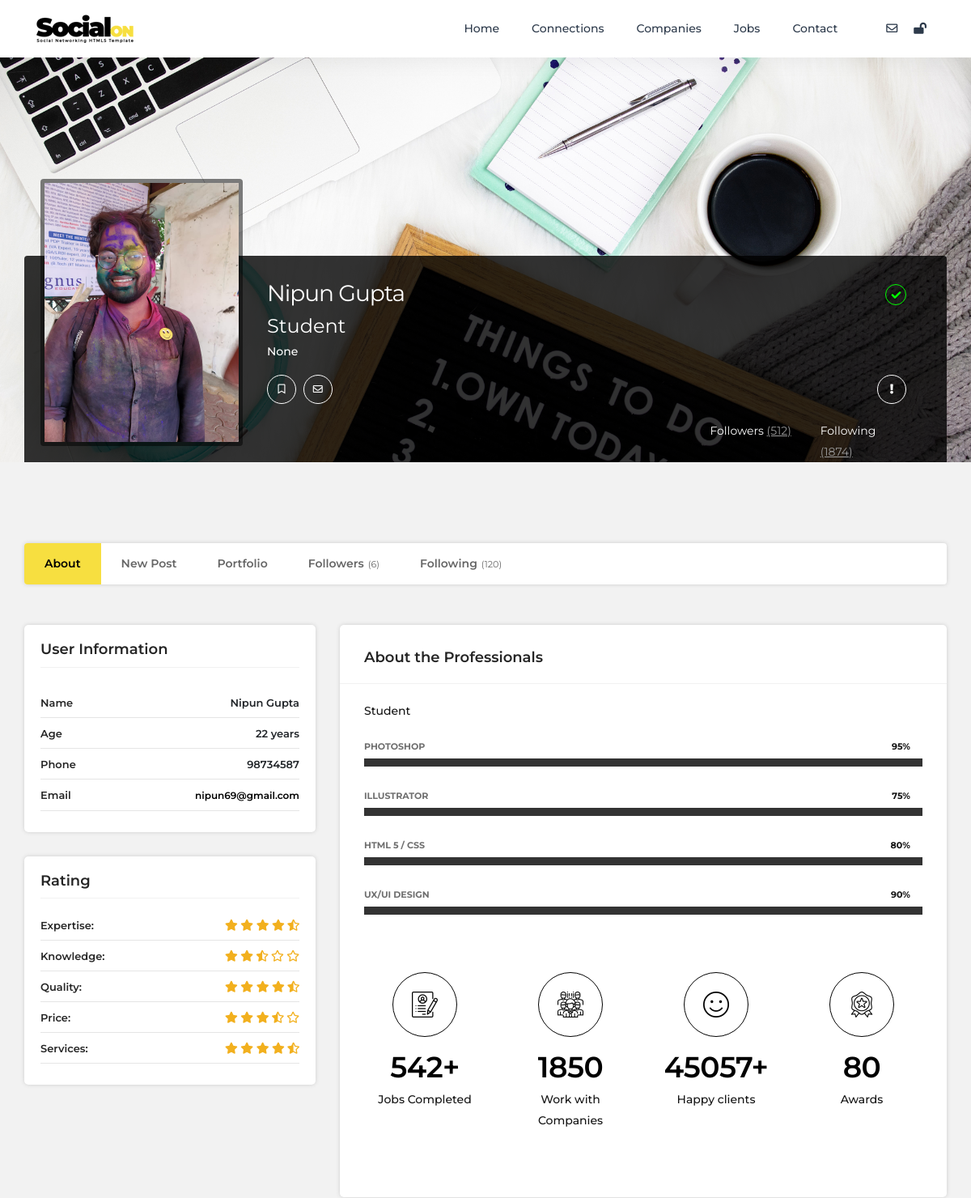
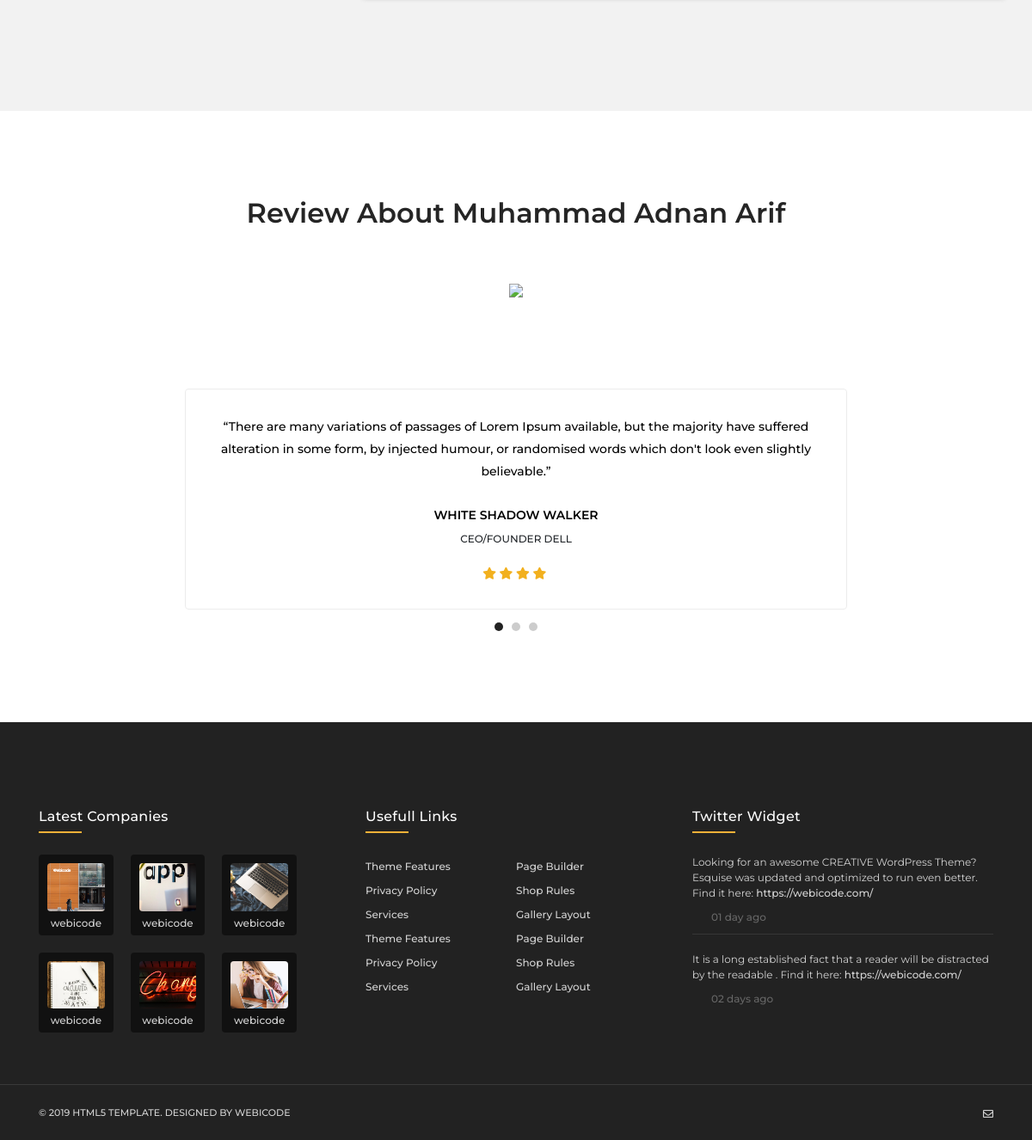
The page /in/Nipun/ (signed in) on the database its author committed (2 pictures, top to bottom).
### connect/models.py (models this page shows, shortened)
class UserData(models.Model):
    usr=models.ForeignKey(User,on_delete=models.CASCADE,blank=True,null=True) #connecting User
    name=models.CharField(max_length=50,blank=True,null=True)
    email = models.EmailField(blank=True, null=True)
    contact = models.IntegerField(blank=True, null=True)
    image = models.ImageField(blank=True, null=True)
    about=models.TextField(max_length=150,blank=True,null=True)
    dob=models.DateField(null=True,blank=True)
    location=models.CharField(max_length=100,null=True,blank=True)
    degree=models.CharField(max_length=100,null=True,blank=True)
    experience=models.CharField(max_length=100,null=True,blank=True)
    profile_title=models.CharField(max_length=200,null=True,blank=True)
    website=models.CharField(max_length=200,null=True,blank=True)
    facebook=models.URLField(null=True,blank=True)
    twitter=models.URLField(null=True,blank=True)
    linkedin=models.URLField(null=True,blank=True)
    instagram=models.URLField(null=True,blank=True)

### connect/views.py (the view)
# urls.py: path('in/<str:Username>/',UserProfile,name="UserProfile"),
def UserProfile(request, Username): # redirect to page of logged nin user
    if not request.user.is_authenticated:
        return redirect("login")
    user = User.objects.filter(username = Username) #to check whether your username exist with your entered data
    if not user:
        loggen_in_username=request.user.username #to replace your entered wrong username with right username
        return redirect("UserProfile", loggen_in_username)
    connection=None
    if request.user.username != Username:
        user1=User.objects.get(username = Username)
        user2 = User.objects.get(username=request.user.username)
        UserData1=UserData.objects.get(usr=user1)
        UserData2 = UserData.objects.get(usr=user2)
        connection=Connections.objects.filter(Q(sender=UserData1,receiver=UserData2) | Q(sender=UserData2,receiver=UserData1))
        print(connection)
        print("you are not logged in User")
        if connection:
            connection=connection[0]
    Usr = user[0] #your usr will be list so u have to acces only 1st name from that
    User_data = UserData.objects.get(usr = Usr)
    blog_form=UserBlog_Form()
    dict={"profile":User_data,"connection":connection,"form":blog_form}
    return render(request, "user_details.html", dict)

### connect/templates/user_details.html (shortened to what this page needs)
{% extends 'base.html' %}
  {% load static %}
{% block body %}
  <div id="content">
    <section class="padding-bottom-100">
      <div class="compny-profile user-profile">
        <div class="profile-bnr">
          <div class="container">
            <div class="user-info">
              <div class="">
                <div class="user-in">
                  <div class="pro-avatar"> <img src="{{profile.image.url}}" alt="" class="img-responsive" > </div>
                  <h1>{{profile.name}}
                      <a class="veri" href="#." data-toggle="tooltip" data-placement="top" title="Verified Member"> <i class="fa fa-check"></i> </a> </h1>
                 {% if profile.about  %} <h4 style="color:white">{{ profile.about }}</h4style>{% endif %}
                  <h6>{{profile.profile_title}}</h6>
                  <div class="social-links">
                    <a href="professional-details.html#."><i class="far fa-bookmark"></i> </a>
                    <a href="professional-details.html#."><i class="far fa-envelope"></i> </a>
                    {% if request.user.username != profile.usr.username %}
                        {% if connection %}
                    <a class="float-right margin-right-0" data-toggle="tooltip" data-placement="top" title="pending"><i class="fa fa-exclamation"></i>
                        {% else %}
                    <a href="{% url 'connections' 'Send_Request' profile.id %}" class="float-right margin-right-0" data-toggle="tooltip" data-placement="top" title="send_request"><i class="fa fa-exclamation"></i> </a>
                       {% endif %}
                      {% endif %}
                  </div>
                  <div class="followr">
                    <ul class="row">
                      <li class="col-sm-6">
                        <p>Followers <span>(512)</span></p>
                      </li>
                      <li class="col-sm-6">
                        <p>Following <span>(1874)</span></p>
                      </li>
                    </ul>
                  </div>
                </div>
              </div>
            </div>
          </div>
        </div>
        <div class="profile-company-content main-user">
          <div class="container">
            <ul class="nav nav-tabs" id="myTab" role="tablist">
              <li><a class="nav-link active" data-toggle="tab" href="#about" role="tab" aria-selected="true">About</a> </li>
              <li><a class="nav-link" data-toggle="tab" href="#contact" role="tab" >New Post</a> </li>
              <li><a class="nav-link" data-toggle="tab" href="#portfolio" role="tab" aria-selected="true">Portfolio</a> </li>
              <li><a class="nav-link" data-toggle="tab" href="#folow" role="tab" aria-selected="true">Followers<small>(6)</small></a> </li>
              <li><a class="nav-link" data-toggle="tab" href="#folowng" role="tab" aria-selected="true">Following<small>(120)</small></a> </li>
            </ul>
            <div class="row">
              <div class="col-lg-4">
                <div class="sidebar">
                  <h5 class="main-title margin-bottom-30">User Information
                    </h5>
                  <div class="navbar-expand-lg">
                    <div class="collapse navbar-collapse" id="cmpny-info">
                      <div class="side-bar-indide">
                        <div class="sidebar-information">
                          <ul class="single-category">
                            {% if profile.name %}
                            <li>
                              <h6 class="title">Name</h6>
                              <span class="subtitle">{{profile.name}}</span> </li>
                            {% endif %}
                            <li>
                              <h6 class="title">Age</h6>
                              <span class="subtitle">22 years</span> </li>
                            {% if profile.contact %}
                            <li>
                              <h6 class="title">Phone</h6>
                              <span class="subtitle">{{profile.contact}}</span> </li>
                            {% endif %}
                            {% if profile.email %}
                            <li>
                              <h6 class="title">Email</h6>
                              <div class="subtitle"><a href="professional-details.html#.">{{profile.email}}</a> </div>
                            </li>
                            {% endif %}
                          </ul>
                        </div>
                      </div>
                    </div>
                  </div>
                </div>
                <div class="sidebar">
                  <h5 class="main-title margin-bottom-20">Rating</h5>
                  <div class="navbar-expand-lg">
                    <div class="collapse navbar-collapse" id="cmpny-rtng">
                      <div class="side-bar-indide">
                        <div class="sidebar-information">
                          <ul class="single-category com-rate">
                            <li>
                              <h6 class="title">Expertise:</h6>
                              <span class="subtitle"><i class="fa fa-star"></i> <i class="fa fa-star"></i> <i class="fa fa-star"></i> <i class="fa fa-star"></i> <i class="fas fa-star-half-alt"></i> </span> </li>
                            <li>
                              <h6 class="title">Knowledge:</h6>
                              <span class="subtitle"><i class="fas fa-star"></i> <i class="fas fa-star"></i> <i class="fas fa-star-half-alt"></i> <i class="far fa-star"></i> <i class="far fa-star"></i> </span> </li>
                            <li>
                              <h6 class="title">Quality:</h6>
                              <span class="subtitle"><i class="fas fa-star"></i> <i class="fa fa-star"></i> <i class="fa fa-star"></i> <i class="fa fa-star"></i> <i class="fas fa-star-half-alt"></i> </span> </li>
                            <li>
                              <h6 class="title">Price:</h6>
                              <span class="subtitle"><i class="fas fa-star"></i> <i class="fas fa-star"></i> <i class="fas fa-star"></i> <i class="fas fa-star-half-alt"></i> <i class="far fa-star"></i> </span> </li>
                            <li>
                              <h6 class="title">Services:</h6>
                              <span class="subtitle"><i class="fas fa-star"></i> <i class="fas fa-star"></i> <i class="fas fa-star"></i> <i class="fas fa-star"></i> <i class="fas fa-star-half-alt"></i> </span> </li>
                          </ul>
                        </div>
                      </div>
                    </div>
                  </div>
                </div>
              </div>
              <div class="col-lg-8">
                <div class="tab-content">
                  <div id="about" class="tab-pane fade show active">
                    <div class="profile-main">
                      <h3>About the Professionals</h3>
                      <div class="profile-in">
                        <p> {{profile.about}}</p>
                        <div class="skills">
                          <div class="progress-bars style-2">
                            <div class="bar">
                              <p>Photoshop </p>
                              <span class="progress-bar-tooltip caret-down">95%</span>
                              <div class="progress" data-percent="95%">
                                <div class="progress-bar"> </div>
                              </div>
                            </div>
                            <div class="bar">
                              <p>ILLUSTRATOR</p>
                              <span class="progress-bar-tooltip caret-down">75%</span>
                              <div class="progress" data-percent="75%">
                                <div class="progress-bar progress-bar-primary"> </div>
                              </div>
                            </div>
                            <div class="bar">
                              <p>html 5 / css</p>
                              <span class="progress-bar-tooltip caret-down">80%</span>
                              <div class="progress" data-percent="80%">
                                <div class="progress-bar progress-bar-primary"> </div>
                              </div>
                            </div>
                            <div class="bar">
                              <p>UX/UI DeSIGN</p>
                              <span class="progress-bar-tooltip caret-down">90%</span>
                              <div class="progress" data-percent="90%">
                                <div class="progress-bar progress-bar-primary"> </div>
                              </div>
                            </div>
                          </div>
                        </div>
                        <div class="dev-activ text-center padding-bottom-20 margin-top-50">
                          <ul class="row">
                            <li class="col">
                              <div class="icon"> <i class="flaticon-resume"></i> </div>
                              <span><span class="counter">542</span>+</span>
                              <p>Jobs Completed</p>
                            </li>
                            <li class="col">
                              <div class="icon"> <i class="flaticon-group"></i></div>
                              <span><span class="counter">1850</span></span>
                              <p>Work with Companies</p>
                            </li>
                            <li class="col">
                              <div class="icon"><i class="flaticon-happiness"></i></div>
                              <span><span class="counter">45057</span>+</span>
                              <p>Happy clients</p>
                            </li>
                            <li class="col">
                              <div class="icon"><i class="flaticon-award"></i></div>
                              <span class="counter">80</span>
                              <p>Awards</p>
                            </li>
                          </ul>
                        </div>
                      </div>
                    </div>
                  </div>
                </div>
              </div>
            </div>
          </div>
        </div>
      </div>
    </section>
    <section class="bg-white padding-top-100 padding-bottom-100">
      <div class="container">
        <div class="heading-block text-center">
          <h2>Review About Muhammad Adnan Arif</h2>
        </div>
        <div class="testimonial style-4">
          <div class="testi">
            <div class="testi-slide">
              <div>
                <div class="avatar"><img class="img-circle img-responsive" src="{% static 'images/testimonial-2a.png' %}" alt=" "></div>
                <div class="text-in">
                  <p>“There are many variations of passages of Lorem Ipsum available, but the majority have suffered alteration in some form, by injected humour,
                    or randomised words which don't look even slightly believable.” </p>
                  <h6>WHITE SHADOW WALKER</h6>
                  <span> CEO/FOUNDER DELL</span>
                  <div class="rating-stars"><i class="fa fa-star"></i> <i class="fa fa-star"></i> <i class="fa fa-star"></i> <i class="fa fa-star"></i> </div>
                </div>
              </div>
            </div>
          </div>
        </div>
      </div>
    </section>
  </div>
  {% endblock %}

### rows shown on the page
UserData: image (picture), name "Nipun Gupta", about "Student", profile_title "None", contact "98734587", email "nipun69@gmail.com"
